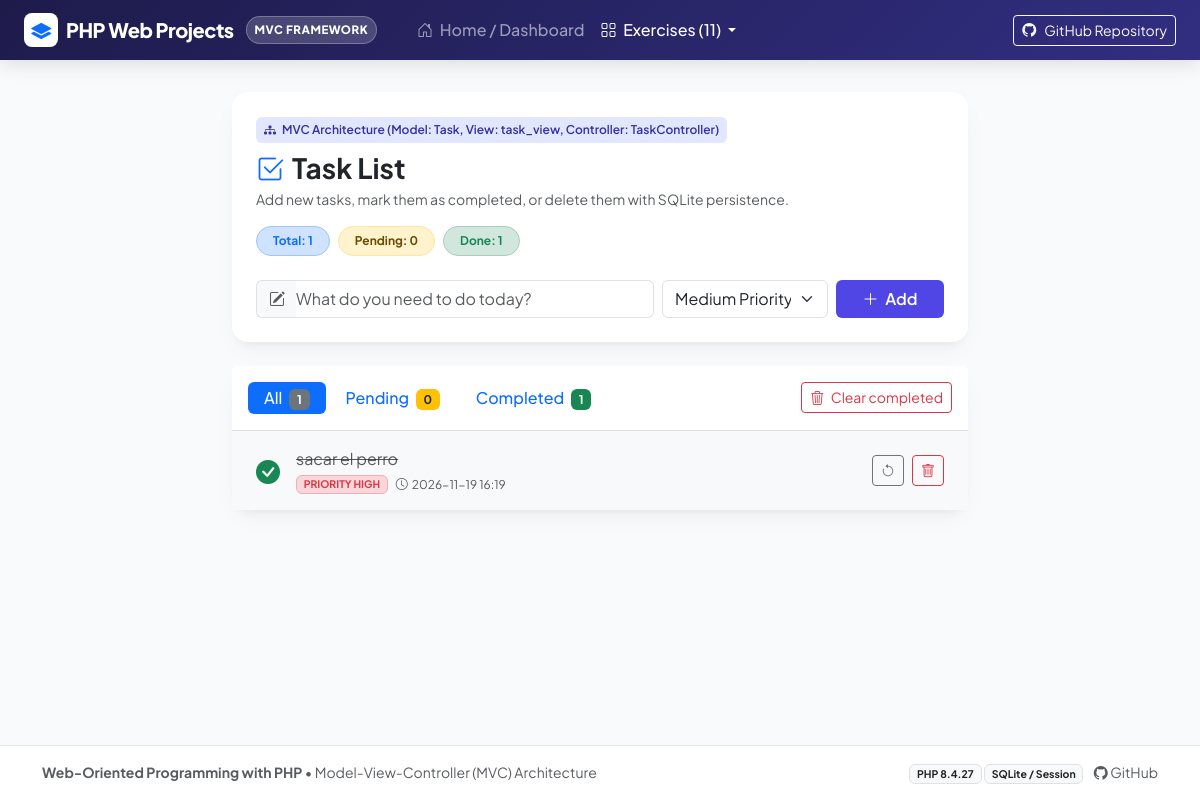
The page /01-lista-tareas/index.php on the database as committed earlier.
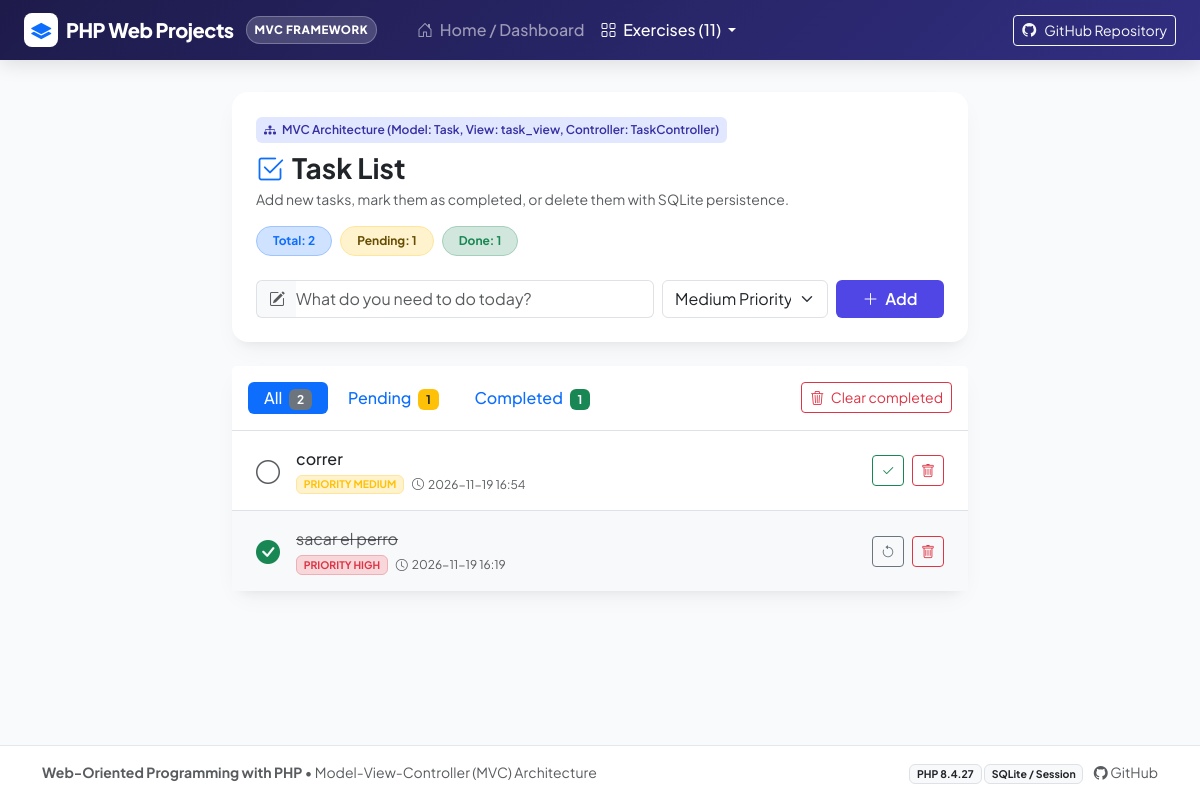
The same page on the database as committed later.
### tables this page shows
CREATE TABLE tasks (
            id INTEGER PRIMARY KEY AUTOINCREMENT,
            title TEXT NOT NULL,
            priority TEXT DEFAULT 'media',
            completed INTEGER DEFAULT 0,
            created_at DATETIME DEFAULT CURRENT_TIMESTAMP
        );

### 01-lista-tareas/index.php (called while the page is built)
<?php
require_once __DIR__ . '/controllers/TaskController.php';
$controller = new TaskController();
$controller->handleRequest();

### 01-lista-tareas/models/Task.php (called while the page is built, shortened)
<?php
class Task {
    private PDO $db;
    public function __construct() {
        $dbPath = __DIR__ . '/../data/tasks.sqlite';
        $this->db = new PDO('sqlite:' . $dbPath);
        $this->db->setAttribute(PDO::ATTR_ERRMODE, PDO::ERRMODE_EXCEPTION);
        $this->db->setAttribute(PDO::ATTR_DEFAULT_FETCH_MODE, PDO::FETCH_ASSOC);
        $this->initializeTable();
    }
    private function initializeTable(): void {
        $sql = "CREATE TABLE IF NOT EXISTS tasks (
            id INTEGER PRIMARY KEY AUTOINCREMENT,
            title TEXT NOT NULL,
            priority TEXT DEFAULT 'medium',
            completed INTEGER DEFAULT 0,
            created_at DATETIME DEFAULT CURRENT_TIMESTAMP
        )";
        $this->db->exec($sql);
        $count = (int)$this->db->query("SELECT COUNT(*) FROM tasks")->fetchColumn();
    }
    public function getAll(string $filter = 'all'): array {
        $sql = "SELECT * FROM tasks";
        $sql .= " ORDER BY completed ASC,
                  CASE priority
                    WHEN 'high' THEN 1
                    WHEN 'alta' THEN 1
                    WHEN 'medium' THEN 2
                    WHEN 'media' THEN 2
                    WHEN 'low' THEN 3
                    WHEN 'baja' THEN 3
                    ELSE 4
                  END ASC, id DESC";
        $stmt = $this->db->query($sql);
        return $stmt->fetchAll();
    }
    public function getStats(): array {
        $total = (int)$this->db->query("SELECT COUNT(*) FROM tasks")->fetchColumn();
        $completed = (int)$this->db->query("SELECT COUNT(*) FROM tasks WHERE completed = 1")->fetchColumn();
        $pending = $total - $completed;
        return [
            'total' => $total,
            'completed' => $completed,
            'pending' => $pending
        ];
    }
}

### 01-lista-tareas/views/task_view.php (the view, shortened to what the changed rows need)
<?php
require __DIR__ . '/../../shared/header.php';
?>
<div class="container py-2">
    <div class="row justify-content-center">
        <div class="col-lg-9 col-xl-8">
            <div class="card app-card mb-4 border-0">
                <div class="card-body p-4">
                    <div class="d-flex flex-wrap justify-content-between align-items-center gap-3 mb-3">
                        <div>
                            <span class="mvc-badge mb-2 d-inline-block">
                                <i class="bi bi-diagram-3-fill me-1"></i> MVC Architecture (Model: Task, View: task_view, Controller: TaskController)
                            </span>
                            <h2 class="h3 fw-bold mb-1">
                                <i class="bi bi-check2-square text-primary me-2"></i>Task List
                            </h2>
                            <p class="text-muted mb-0 small">
                                Add new tasks, mark them as completed, or delete them with SQLite persistence.
                            </p>
                        </div>
                        <div class="d-flex gap-2">
                            <span class="badge bg-primary-subtle text-primary border border-primary-subtle px-3 py-2 rounded-pill">
                                Total: <?= $stats['total'] ?>
                            </span>
                            <span class="badge bg-warning-subtle text-warning-emphasis border border-warning-subtle px-3 py-2 rounded-pill">
                                Pending: <?= $stats['pending'] ?>
                            </span>
                            <span class="badge bg-success-subtle text-success border border-success-subtle px-3 py-2 rounded-pill">
                                Done: <?= $stats['completed'] ?>
                            </span>
                        </div>
                    </div>
                    <form action="index.php?action=add" method="POST" class="mt-4">
                        <div class="row g-2">
                            <div class="col-md-7 col-12">
                                <div class="input-group">
                                    <span class="input-group-text bg-light border-end-0">
                                        <i class="bi bi-pencil-square text-muted"></i>
                                    </span>
                                    <input type="text" name="title" class="form-control border-start-0 ps-0" placeholder="What do you need to do today?" required autofocus>
                                </div>
                            </div>
                            <div class="col-md-3 col-7">
                                <select name="priority" class="form-select">
                                    <option value="medium" selected>Medium Priority</option>
                                </select>
                            </div>
                            <div class="col-md-2 col-5 d-grid">
                                <button type="submit" class="btn btn-brand">
                                    <i class="bi bi-plus-lg me-1"></i> Add
                                </button>
                            </div>
                        </div>
                    </form>
                </div>
            </div>
            <div class="card app-card border-0">
                <div class="card-header bg-white border-bottom py-3 d-flex flex-wrap justify-content-between align-items-center gap-2">
                    <ul class="nav nav-pills gap-1">
                        <li class="nav-item">
                            <a class="nav-link py-1 px-3 <?= $filter === 'all' ? 'active' : '' ?>" href="index.php?filter=all">
                                All <span class="badge bg-secondary ms-1"><?= $stats['total'] ?></span>
                            </a>
                        </li>
                        <li class="nav-item">
                            <a class="nav-link py-1 px-3 <?= $filter === 'pending' ? 'active' : '' ?>" href="index.php?filter=pending">
                                Pending <span class="badge bg-warning text-dark ms-1"><?= $stats['pending'] ?></span>
                            </a>
                        </li>
                        <li class="nav-item">
                            <a class="nav-link py-1 px-3 <?= $filter === 'completed' ? 'active' : '' ?>" href="index.php?filter=completed">
                                Completed <span class="badge bg-success ms-1"><?= $stats['completed'] ?></span>
                            </a>
                        </li>
                    </ul>
                    <?php if ($stats['completed'] > 0): ?>
                        <a href="index.php?action=clear_completed&filter=<?= urlencode($filter) ?>"
                           class="btn btn-sm btn-outline-danger"
                           onclick="return confirm('Are you sure you want to delete all completed tasks?');">
                            <i class="bi bi-trash3 me-1"></i> Clear completed
                        </a>
                    <?php endif; ?>
                </div>
                <div class="card-body p-0">
                    <?php if (empty($tasks)): ?>
                        <div class="text-center py-5">
                            <i class="bi bi-clipboard2-check text-muted display-4"></i>
                            <h5 class="mt-3 text-secondary">No tasks in this section</h5>
                            <p class="text-muted small">Add a task above to get started.</p>
                        </div>
                    <?php else: ?>
                        <ul class="list-group list-group-flush">
                            <?php foreach ($tasks as $task): ?>
                                <?php
                                    $isDone = (bool)$task['completed'];
                                    $prioClass = match($task['priority']) {
                                        'high', 'alta' => 'danger',
                                        'medium', 'media' => 'warning',
                                        'low', 'baja' => 'success',
                                        default => 'secondary'
                                    };
                                    $prioLabel = match($task['priority']) {
                                        'high', 'alta' => 'High',
                                        'medium', 'media' => 'Medium',
                                        'low', 'baja' => 'Low',
                                        default => 'Normal'
                                    };
                                ?>
                                <li class="list-group-item d-flex align-items-center justify-content-between py-3 px-4 <?= $isDone ? 'bg-light' : '' ?>">
                                    <div class="d-flex align-items-center gap-3 flex-grow-1 me-3">
                                        <a href="index.php?action=toggle&id=<?= $task['id'] ?>&filter=<?= urlencode($filter) ?>" class="text-decoration-none fs-4">
                                            <?php if ($isDone): ?>
                                                <i class="bi bi-check-circle-fill text-success"></i>
                                            <?php else: ?>
                                                <i class="bi bi-circle text-muted"></i>
                                            <?php endif; ?>
                                        </a>
                                        <div>
                                            <span class="fs-6 <?= $isDone ? 'text-decoration-line-through text-muted' : 'fw-medium text-dark' ?>">
                                                <?= htmlspecialchars($task['title']) ?>
                                            </span>
                                            <div class="small text-muted d-flex align-items-center gap-2 mt-1">
                                                <span class="badge bg-<?= $prioClass ?>-subtle text-<?= $prioClass ?> border border-<?= $prioClass ?>-subtle text-uppercase" style="font-size: 0.65rem;">
                                                    Priority <?= $prioLabel ?>
                                                </span>
                                                <span style="font-size: 0.75rem;">
                                                    <i class="bi bi-clock me-1"></i><?= date('Y-m-d H:i', strtotime($task['created_at'])) ?>
                                                </span>
                                            </div>
                                        </div>
                                    </div>
                                    <div class="d-flex align-items-center gap-2">
                                        <a href="index.php?action=toggle&id=<?= $task['id'] ?>&filter=<?= urlencode($filter) ?>" class="btn btn-sm <?= $isDone ? 'btn-outline-secondary' : 'btn-outline-success' ?>" title="Toggle status">
                                            <i class="bi <?= $isDone ? 'bi-arrow-counterclockwise' : 'bi-check2' ?>"></i>
                                        </a>
                                        <a href="index.php?action=delete&id=<?= $task['id'] ?>&filter=<?= urlencode($filter) ?>"
                                           class="btn btn-sm btn-outline-danger"
                                           title="Delete task"
                                           onclick="return confirm('Do you want to delete this task?');">
                                            <i class="bi bi-trash"></i>
                                        </a>
                                    </div>
                                </li>
                            <?php endforeach; ?>
                        </ul>
                    <?php endif; ?>
                </div>
            </div>
        </div>
    </div>
</div>
<?php require __DIR__ . '/../../shared/footer.php'; ?>

Rows that differ between the two databases and show on the page:
added tasks: completed 0 (drawn), title "correr", priority "MEDIUM", created_at "2026-11-19 16:54"
Other text that changed with them:
$stats['total']: "1" → "2"
$stats['pending']: "0" → "1"
